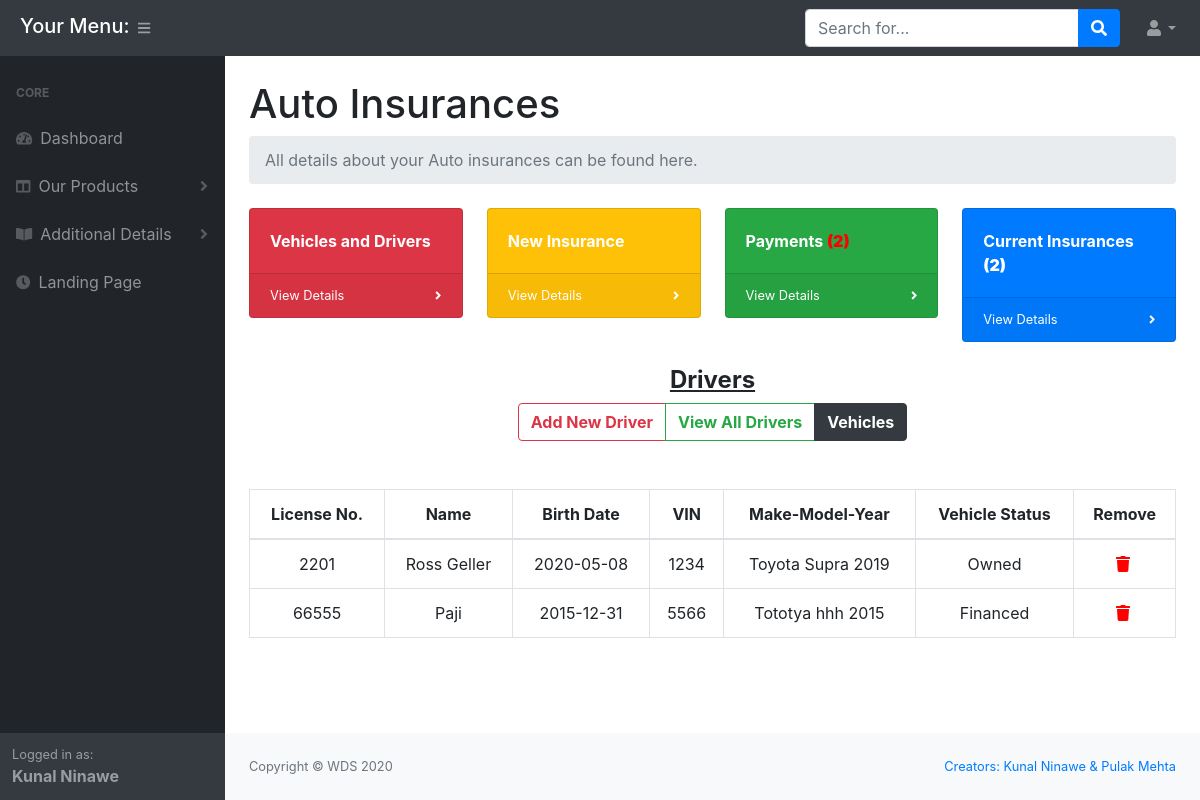
Screenshot of /customer/drivers.php (signed in) with the database file from the repository.
### tables this page shows
CREATE TABLE IF NOT EXISTS `cust_details` (
  `cust_id` int(11) NOT NULL AUTO_INCREMENT,
  `email` varchar(50) NOT NULL,
  `first_name` varchar(30) NOT NULL,
  `middle_name` varchar(30) DEFAULT NULL,
  `last_name` varchar(30) NOT NULL,
  `password` varchar(100) NOT NULL,
  `address` varchar(150) DEFAULT NULL,
  `gender` varchar(1) DEFAULT 'M',
  `marital_status` varchar(1) NOT NULL DEFAULT 'S',
  `cust_type` varchar(1) DEFAULT NULL,
  PRIMARY KEY (`cust_id`)
);

CREATE TABLE IF NOT EXISTS `drivers` (
  `license_no` varchar(30) NOT NULL,
  `vin` varchar(15) DEFAULT NULL,
  `name` varchar(30) NOT NULL,
  `birth_date` date NOT NULL,
  PRIMARY KEY (`license_no`)
);

CREATE TABLE IF NOT EXISTS `vehicles` (
  `vin` varchar(15) NOT NULL,
  `cust_id` int(11) NOT NULL,
  `ainsid` int(11) NOT NULL DEFAULT '0',
  `vehicle_type` varchar(30) NOT NULL DEFAULT 'CAR' COMMENT 'Car, Truck, Bike',
  `make` varchar(30) NOT NULL COMMENT 'Name of the company',
  `model` varchar(30) NOT NULL COMMENT 'Model of the vehicle',
  `year` int(4) NOT NULL,
  `status` varchar(1) NOT NULL DEFAULT 'O' COMMENT 'L, F, O possible options',
  PRIMARY KEY (`vin`)
);

### customer/functions.php (called while the page is built, shortened)
<?php
	function showCustDetails($email){
		global $conn;
		$email = mysqli_real_escape_string($conn, $email);
		$sql = "SELECT * FROM cust_details WHERE email='$email'";
		$result = mysqli_query($conn,$sql);
		$array = mysqli_fetch_array($result);
	    if(isset($array)){
	    	return $array;
	    }
	    else{
	    	return 0;
	    }
	}
	function getFormattedStatus($status){
		if($status=='O'){
			$status = 'Owned';
		}
		else if($status=='L'){
			$status = 'Leased';
		}
		else{
			$status = 'Financed';
		}
		return $status;
	}
	function showDriverDetails($email){
		global $conn;
		$sql = "SELECT * FROM drivers d JOIN vehicles v ON d.vin=v.vin WHERE v.cust_id=( SELECT cust_id FROM cust_details WHERE email='$email') AND d.vin=v.vin ORDER BY v.vin ASC
		";
		$res = mysqli_query($conn,$sql);
		$num_rows = mysqli_num_rows($res);
	    if($num_rows>0){
	    	return $res;
	    }
	    else{
	    	return false;
	    }
	}

### customer/drivers.php (the view, shortened to what this page needs)
<?php
require_once 'functions.php';
?>
<!DOCTYPE html>
<html>
<head>
</head>
<body class="sb-nav-fixed" onload="toggleViewAllDrivers()">
    <?php
    require_once 'header.php';
    ?>
    <div id="layoutSidenav_content">
        <?php
        require_once 'auto_ins_header.php';
        ?>
        <center>
            <h4 style="text-decoration: underline;"><b>Drivers</b></h4>
        </center>
        <div class="main_content">
            <center>
                <div class="btn-group" role="group" aria-label="Basic example">
                    <button type="button" class="btn btn-outline-danger" onclick="toggleAddNewDrivers()"><b>Add New Driver</b></button>
                    <button type="button" class="btn btn-outline-success" onclick="toggleViewAllDrivers()"><b>View All Drivers</b></button>
                    <a href="vehicles.php" class="btn btn-dark"> <b style="color:white;">Vehicles</b></a>
                </div>
            </center>
            <br>
            <div class="viewAllDrivers" id="viewAllDrivers" style="display:none;">
                <br>
                <div class="table-responsive">
                    <table class="table table-bordered table-hover text-center">
                        <thead class="thead-active">
                            <tr>
                                <th>License No.</th>
                                <th>Name</th>
                                <th>Birth Date</th>
                                <th>VIN</th>
                                <th>Make-Model-Year</th>
                                <th>Vehicle Status</th>
                                <th>Remove</th>
                            </tr>
                        </thead>
                        <tbody>
                            <?php
                            $res = showDriverDetails($_SESSION['email']);
                            if ($res != false) {
                                while ($row = mysqli_fetch_array($res)) {
                                    $row['status'] = getFormattedStatus($row['status']);
                                    echo "
                                        <tr>
                                            <td>" . $row['license_no'] . "</td>
                                            <td>" . $row['name'] . "</td>
                                            <td>" . $row['birth_date'] . "</td>
                                            <td>" . $row['vin'] . "</td>
                                            <td>" . $row['make'] . " " . $row['model'] . " " . $row['year'] . "</td>
                                            <td>" . $row['status'] . "</td>
                                            ";
                                    echo "
                                                <td><a href='#' data-toggle='modal' data-target='#removeDriver" . $row['license_no'] . "'><i style='color:red;' class='fas fa-trash mr-1'></i></a></td>
                                            ";
                                    echo
                                        "</tr>";
                                }
                            } else {
                                echo "<tr><td colspan='7'>No Drivers found.<br> Try Adding some from 'Add New Driver' Portal.</td></tr>";
                            }
                            ?>
                        </tbody>
                    </table>
                </div>
            </div>
        </div>
        </main>
        <?php
        require_once 'footer.php';
        ?>
    </div>
</body>
</html>

### customer/header.php (shortened to what this page needs)
<?php
require_once 'functions.php';
 ?>
<!DOCTYPE html>
<html>
<head>
    <link href="css/styles.css" rel="stylesheet" />
    <link href="https://cdn.datatables.net/1.10.20/css/dataTables.bootstrap4.min.css" rel="stylesheet" />
</head>
<body class="sb-nav-fixed">
	<nav class="sb-topnav navbar navbar-expand navbar-dark bg-dark">
            <h5 style="color:white;margin-left: 20px;margin-top: 3px;">Your Menu:</h5>
            <button class="btn btn-link btn-sm order-1 order-lg-0" id="sidebarToggle" href="#"><i class="fas fa-bars"></i></button>
            <form class="d-none d-md-inline-block form-inline ml-auto mr-0 mr-md-3 my-2 my-md-0">
                <div class="input-group">
                    <input class="form-control" type="text" placeholder="Search for..." aria-label="Search" aria-describedby="basic-addon2" />
                    <div class="input-group-append">
                        <button class="btn btn-primary" type="button"><i class="fas fa-search"></i></button>
                    </div>
                </div>
            </form>
            <ul class="navbar-nav ml-auto ml-md-0">
                <li class="nav-item dropdown">
                    <a class="nav-link dropdown-toggle" id="userDropdown" href="#" role="button" data-toggle="dropdown" aria-haspopup="true" aria-expanded="false"><i class="fas fa-user fa-fw"></i></a>
                </li>
            </ul>
        </nav>
        <div id="layoutSidenav">
            <div id="layoutSidenav_nav">
                <nav class="sb-sidenav accordion sb-sidenav-dark" id="sidenavAccordion">
                    <div class="sb-sidenav-menu">
                        <div class="nav">
                            <div class="sb-sidenav-menu-heading">Core</div>
                            <a class="nav-link" href="index.php"
                                ><div class="sb-nav-link-icon"><i class="fas fa-tachometer-alt"></i></div>
                                Dashboard</a>
                            <a class="nav-link collapsed" href="#" data-toggle="collapse" data-target="#collapseLayouts" aria-expanded="false" aria-controls="collapseLayouts"
                                ><div class="sb-nav-link-icon"><i class="fas fa-columns"></i></div>
                                Our Products
                                <div class="sb-sidenav-collapse-arrow"><i class="fas fa-angle-down"></i></div
                            ></a>
                            <a class="nav-link collapsed" href="#" data-toggle="collapse" data-target="#collapsePages" aria-expanded="false" aria-controls="collapsePages"
                                ><div class="sb-nav-link-icon"><i class="fas fa-book-open"></i></div>
                                Additional Details
                                <div class="sb-sidenav-collapse-arrow"><i class="fas fa-angle-down"></i></div
                            ></a>
                            <a class="nav-link" href="../index.php">
                                <div class="sb-nav-link-icon">
                                    <i class="fas fa-clock"></i>
                                </div>
                                Landing Page
                            </a>
                        </div>
                    </div>
                    <div class="sb-sidenav-footer">
                        <div class="small">Logged in as:</div>
                        <b>
                            <?php
                                    $result = showCustDetails($_SESSION['email']);
                                    echo $result['first_name']. " " . $result['last_name'];
                             ?>
                        </b>
                    </div>
                </nav>
            </div>
</body>
</html>

### rows the page displays
cust_details: first_name "Kunal", last_name "Ninawe"
drivers: license_no "2201", name "Ross Geller", birth_date "2020-05-08", vehicles.vin "1234", vehicles.make "Toyota", vehicles.model "Supra", vehicles.year "2019", status "Owned"
drivers: license_no "66555", name "Paji", birth_date "2015-12-31", vehicles.vin "5566", vehicles.make "Tototya", vehicles.model "hhh", vehicles.year "2015", status "Financed"

### other values shown
getAutoPaymentCount($_SESSION['email']) "2"
getAutoInsuranceCount($_SESSION['email']) "2"
